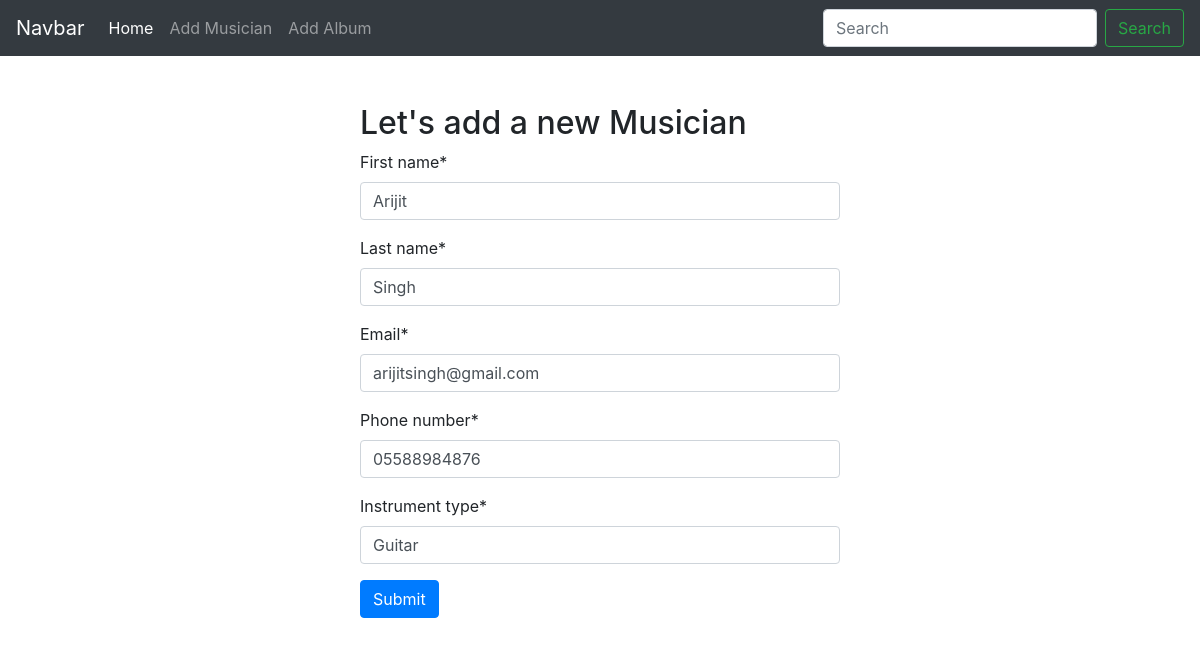
Screenshot of /musician/edit_musician/2 with the database file from the repository.
### musician/models.py (models this page shows, shortened)
class Musician(models.Model):
    first_name = models.CharField(max_length=30)
    last_name = models.CharField(max_length=30)
    email = models.EmailField()
    phone_number = models.CharField(max_length=12)
    instrument_type = models.CharField(max_length=30)

### musician/views.py (the view)
# urls.py: path('edit_musician/<int:id>', edit_musician, name = 'edit_musician'),
def edit_musician(request, id):
    musician = models.Musician.objects.get(pk = id)
    _edit_musician = forms.MusicianForm(instance=musician)
    if request.method == 'POST':
        form = forms.MusicianForm(request.POST, instance=musician)
        if form.is_valid():
            form.save()
            return redirect('homepage')
    else:
        form = forms.MusicianForm()
    return render(request, 'add_musician.html', {'form': _edit_musician})

### musician/forms.py
class MusicianForm(forms.ModelForm):
    class Meta:
        model = Musician
        fields = '__all__'
        widgets = {
            'first_name': forms.TextInput(attrs={'placeholder': 'Enter your first name'}),
            'last_name' : forms.TextInput(attrs={'placeholder': 'Enter your last name'}),
            'email' : forms.EmailInput(attrs={'placeholder': 'Enter your email'}),
            'phone_number': forms.TextInput(attrs={'placeholder': '### #### ####'}),
            'instrument_type': forms.TextInput(attrs={'placeholder': 'Write instrument type'})
        }

### musician/templates/add_musician.html (shortened to what this page needs)
{% extends 'base.html' %}
{% load crispy_forms_tags %}
{% block content %}
<form method="post" style="width: 40%; height: 400px; margin: auto;" class="mt-5">
    <h2>Let's add a new Musician</h2>
    {{form | crispy}}
    <button type="submit" class="btn btn-primary">Submit</button>
</form>
{% endblock %}

### rows the page displays
Musician: first_name "Arijit", last_name "Singh", email "arijitsingh@gmail.com", phone_number "05588984876", instrument_type "Guitar"
